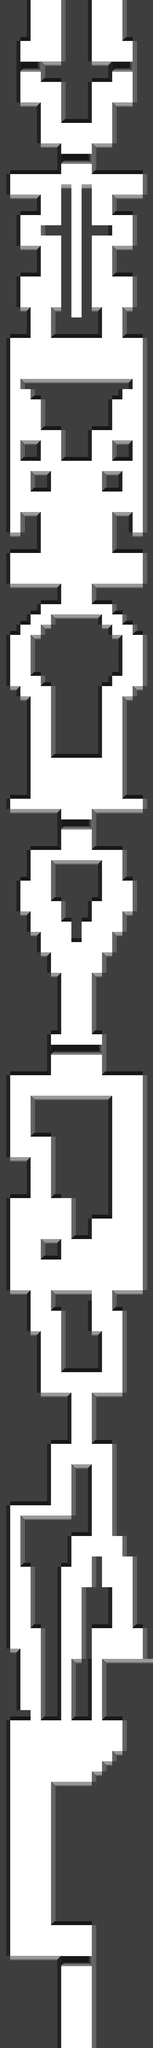

Rendered tile map (Tiled .tmx) drawn with the repository's tilesets; below, a short description and the map source with its tile grids summarised:
An orthogonal 15x200 tile map with 32x32 px tiles, 1 tile layer (foreground), 2 tilesets and 32 objects (22x item, 8x enemyStart, playerStart, gameEnd).

<map version="1.0" tiledversion="1.1.3" orientation="orthogonal" renderorder="right-down" width="15" height="200" tilewidth="32" tileheight="32" infinite="0" nextobjectid="161">
 <tileset firstgid="1" name="batch-necessary" tilewidth="32" tileheight="32" tilecount="900" columns="30">
  <image source="../../assets/batch-necessary.png" width="960" height="960" />
 </tileset>
 <tileset firstgid="901" name="protoblocks" tilewidth="32" tileheight="32" tilecount="900" columns="30">
  <image source="../../assets/protoblocks.png" width="960" height="960" />
 </tileset>
 <layer name="foreground" width="15" height="200">
  <data>[3000 cells, 3000 non-empty, 13 distinct tile ids]</data>
 </layer>
 <objectgroup name="objectsLayer">
  <object id="24" name="potion" type="item" gid="124" x="63.4792" y="896.738" width="32" height="32" />
  <object id="28" name="potion" type="item" gid="124" x="383.837" y="895.708" width="32" height="32" />
  <object id="29" name="playerStart" type="playerStart" gid="151" x="224" y="6336" width="32" height="32" />
  <object id="51" name="enemyStart" type="enemyStart" gid="212" x="32" y="1664" width="32" height="32">
   <properties>
    <property name="attack" type="int" value="1" />
    <property name="health" type="int" value="2" />
    <property name="speedAdjust" type="int" value="-15" />
    <property name="wakeupDistance" type="int" value="96" />
   </properties>
  </object>
  <object id="52" name="enemyStart" type="enemyStart" gid="212" x="224" y="704" width="32" height="32">
   <properties>
    <property name="attack" type="int" value="1" />
    <property name="health" type="int" value="2" />
    <property name="speedAdjust" type="int" value="-15" />
    <property name="wakeupDistance" type="int" value="96" />
   </properties>
  </object>
  <object id="63" name="gold" type="item" gid="122" x="224" y="1856" width="32" height="32" />
  <object id="72" name="gold" type="item" gid="122" x="128" y="2208" width="32" height="32" />
  <object id="80" name="gold" type="item" gid="122" x="416" y="3744" width="32" height="32" />
  <object id="81" name="gold" type="item" gid="122" x="224" y="2976" width="32" height="32" />
  <object id="85" name="gold" type="item" gid="122" x="320" y="4096" width="32" height="32" />
  <object id="88" name="gold" type="item" gid="122" x="320" y="4320" width="32" height="32" />
  <object id="89" name="gold" type="item" gid="122" x="160" y="4224" width="32" height="32" />
  <object id="92" name="gold" type="item" gid="122" x="224" y="4960" width="32" height="32" />
  <object id="105" name="gameEnd" type="gameEnd" x="0" y="0" width="477.71" height="64.8615" />
  <object id="109" name="enemyStart" type="enemyStart" gid="212" x="416" y="1664" width="32" height="32">
   <properties>
    <property name="attack" type="int" value="1" />
    <property name="health" type="int" value="2" />
    <property name="speedAdjust" type="int" value="-15" />
    <property name="wakeupDistance" type="int" value="96" />
   </properties>
  </object>
  <object id="110" name="gold" type="item" gid="122" x="416" y="3680" width="32" height="32" />
  <object id="111" name="gold" type="item" gid="122" x="416" y="3616" width="32" height="32" />
  <object id="112" name="gold" type="item" gid="122" x="416" y="3552" width="32" height="32" />
  <object id="113" name="gold" type="item" gid="122" x="128.137" y="5824.63" width="32" height="32" />
  <object id="115" name="gold" type="item" gid="122" x="127.107" y="5632.1" width="32" height="32" />
  <object id="116" name="gold" type="item" gid="122" x="64" y="4992" width="32" height="32" />
  <object id="117" name="gold" type="item" gid="122" x="352" y="5088" width="32" height="32" />
  <object id="118" name="gold" type="item" gid="122" x="192" y="3904" width="32" height="32" />
  <object id="119" name="gold" type="item" gid="122" x="96" y="3616" width="32" height="32" />
  <object id="120" name="gold" type="item" gid="122" x="128" y="2816" width="32" height="32" />
  <object id="121" name="gold" type="item" gid="122" x="352" y="2752" width="32" height="32" />
  <object id="122" name="gold" type="item" gid="122" x="320" y="2208" width="32" height="32" />
  <object id="141" name="enemyStart" type="enemyStart" gid="212" x="224" y="1184" width="32" height="32">
   <properties>
    <property name="attack" type="int" value="1" />
    <property name="health" type="int" value="2" />
    <property name="speedAdjust" type="int" value="-15" />
    <property name="wakeupDistance" type="int" value="96" />
   </properties>
  </object>
  <object id="142" name="enemyStart" type="enemyStart" gid="212" x="288" y="1184" width="32" height="32">
   <properties>
    <property name="attack" type="int" value="1" />
    <property name="health" type="int" value="2" />
    <property name="speedAdjust" type="int" value="-15" />
    <property name="wakeupDistance" type="int" value="96" />
   </properties>
  </object>
  <object id="143" name="enemyStart" type="enemyStart" gid="212" x="160" y="1184" width="32" height="32">
   <properties>
    <property name="attack" type="int" value="1" />
    <property name="health" type="int" value="2" />
    <property name="speedAdjust" type="int" value="-15" />
    <property name="wakeupDistance" type="int" value="96" />
   </properties>
  </object>
  <object id="144" name="enemyStart" type="enemyStart" gid="212" x="224" y="6400" width="32" height="32">
   <properties>
    <property name="attack" type="int" value="1" />
    <property name="health" type="int" value="2" />
    <property name="speedAdjust" type="int" value="-15" />
    <property name="wakeupDistance" type="int" value="96" />
   </properties>
  </object>
  <object id="147" name="enemyStart" type="enemyStart" gid="212" x="32" y="6112" width="32" height="32">
   <properties>
    <property name="attack" type="int" value="1" />
    <property name="health" type="int" value="2" />
    <property name="speedAdjust" type="int" value="-15" />
    <property name="wakeupDistance" type="int" value="96" />
   </properties>
  </object>
 </objectgroup>
</map>